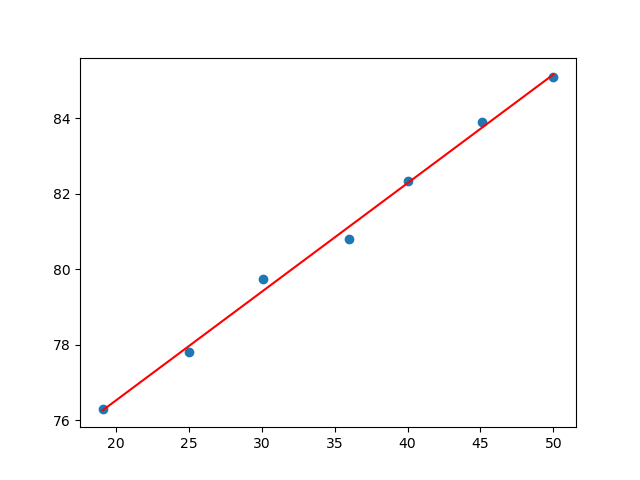

Here is the Python script that generated this plot:
# 一元线性回归分析
import matplotlib.pyplot as plt
import numpy as np
from sklearn import linear_model

x = np.array([19.1, 25.0, 30.1, 36.0, 40.0, 45.1, 50.0])
y = np.array([76.30, 77.80, 79.75, 80.80, 82.35, 83.90, 85.10])

plt.scatter(x, y)

x = x.reshape(-1, 1)
y = y.reshape(-1, 1)
reg = linear_model.LinearRegression()
reg.fit(x, y)
B_1 = float(reg.coef_)
B_0 = float(reg.intercept_)
R = np.sqrt(reg.score(x, y))
x_fit = np.linspace(x[0], x[-1], 1000)
y_fit = np.polyval([B_1, B_0], x_fit)
plt.plot(x_fit, y_fit, 'r-', label='regression')
plt.savefig('Exc3-14')
plt.show()
R_0 = B_0
alpha = B_1 / R_0
print(f"拟合的直线方程为：y = {B_0:.3f}(1 + {B_1:.3f}x)")
print(f"相关系数R={R:.3f}")
